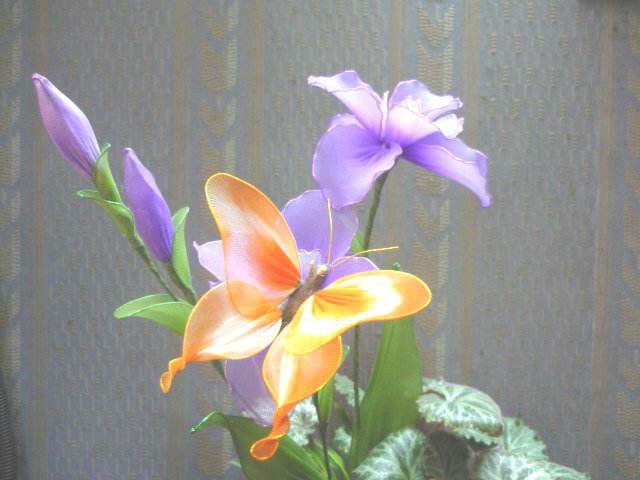
//> input picture datas/f4.jpg, 640 x 480 px
$ ./main   (built with g++ and OpenCV 4)
//> lines starting //> are read from the running program, lines starting //| are printed output that depends on the picture
#include <iostream>
#include <opencv2/opencv.hpp>

using namespace std;

int main()
{
    cv::Mat src = cv::imread("../../../../../../datas/f4.jpg");
//> src is the input picture: 480 rows x 640 cols, CV_8UC3; mean B, G, R 142.8, 147.8, 150.1
    if(src.empty()){
        std::cerr << "cannot open image" << std::endl;
        return -1;
    }
    cv::Mat dst_x,dst_y,dst;

    cv::Scharr(src,dst_x,CV_16S,1,0);
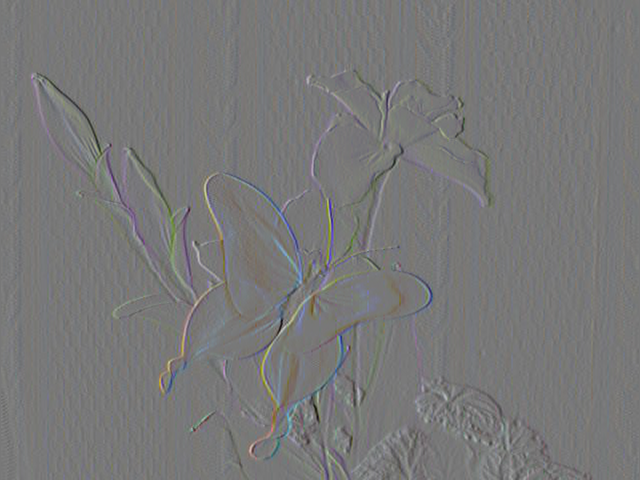
//> dst_x: 480 rows x 640 cols, CV_16SC3; mean B, G, R 0.9, 1, 1.1; drawn with min black and max white
    cv::Scharr(src,dst_y,CV_16S,0,1);
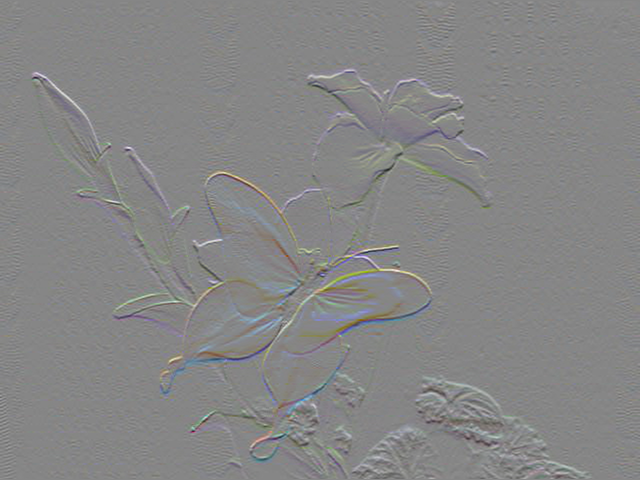
//> dst_y: 480 rows x 640 cols, CV_16SC3; mean B, G, R -1.2, -0.5, -1.1; drawn with min black and max white

    cv::addWeighted(dst_x,0.5,dst_y,0.5,0,dst);
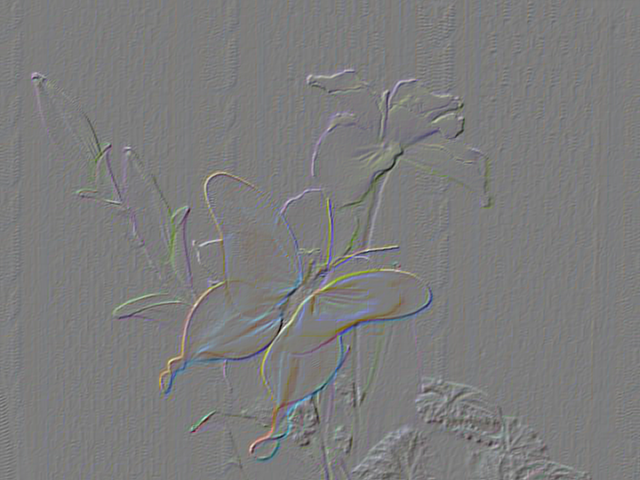
//> dst: 480 rows x 640 cols, CV_16SC3; mean B, G, R -0.2, 0.2, 0; drawn with min black and max white

    cv::imshow("src",src);
    cv::imshow("dst",dst);
    cv::imshow("dst_x",dst_x);
    cv::imshow("dst_y",dst_y);

    cv::waitKey();
    cv::destroyAllWindows();
    return 0;
}

$ run again, with datas/f1.jpg copied over datas/f4.jpg
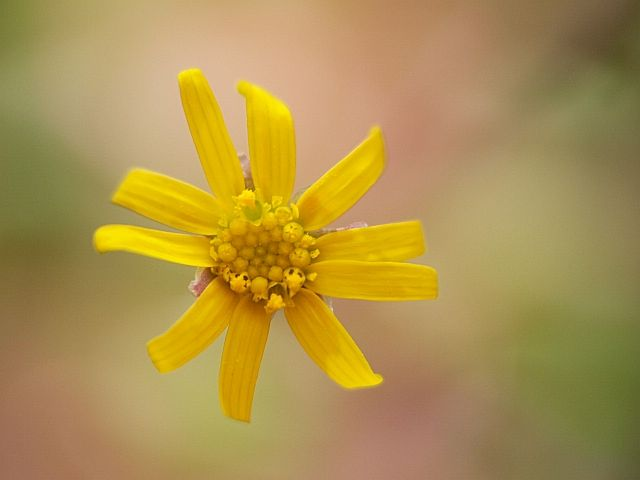
//> input picture datas/f1.jpg, 640 x 480 px
//> src is the input picture: 480 rows x 640 cols, CV_8UC3; mean B, G, R 78.8, 145.8, 173.2
//> `cv::Scharr(src,dst_x,CV_16S,1,0);`:
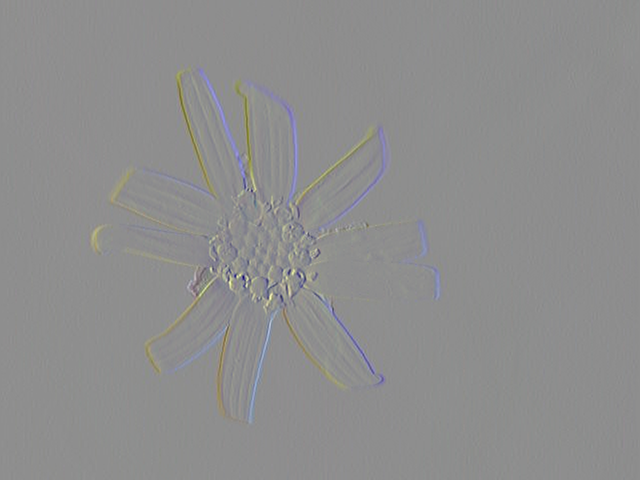
//> dst_x: 480 rows x 640 cols, CV_16SC3; mean B, G, R -0.5, -0.6, -1.3; drawn with min black and max white
//> `cv::Scharr(src,dst_y,CV_16S,0,1);`:
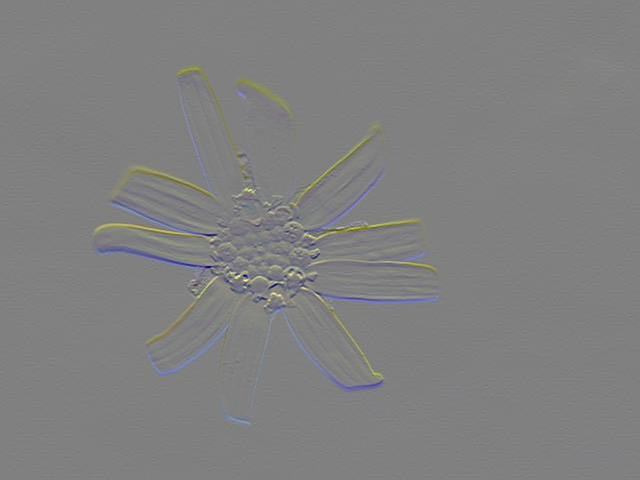
//> dst_y: 480 rows x 640 cols, CV_16SC3; mean B, G, R -0.2, -1, -0.8; drawn with min black and max white

$ run again, with datas/f3.jpg copied over datas/f4.jpg
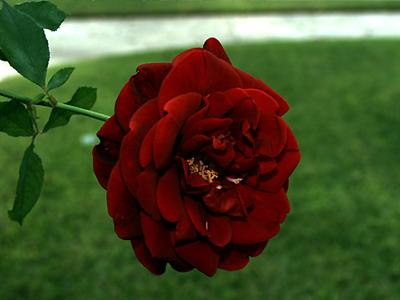
//> input picture datas/f3.jpg, 400 x 300 px
//> src is the input picture: 300 rows x 400 cols, CV_8UC3; mean B, G, R 41.2, 78.6, 72.4
//> `cv::Scharr(src,dst_x,CV_16S,1,0);`:
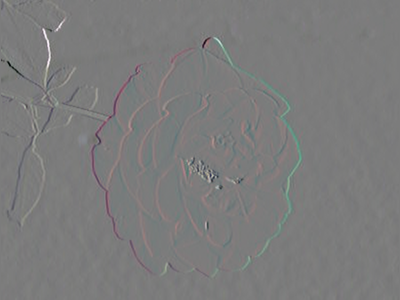
//> dst_x: 300 rows x 400 cols, CV_16SC3; mean B, G, R 0.6, 0.8, 0.6; drawn with min black and max white
//> `cv::Scharr(src,dst_y,CV_16S,0,1);`:
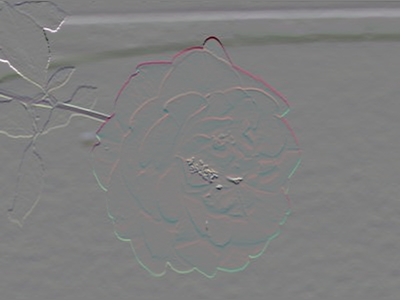
//> dst_y: 300 rows x 400 cols, CV_16SC3; mean B, G, R -4.5, -6.4, -5.7; drawn with min black and max white
